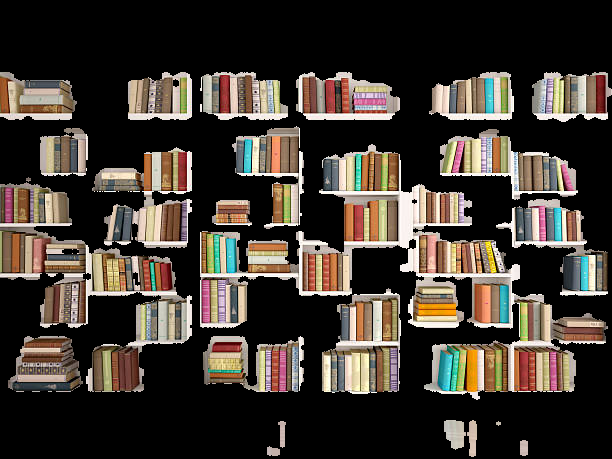
#> input picture EyeCandy/img/img_book_only.png, 612 x 459 px, found by its file name
$ python separate_books_v2.py   (older library calls are emulated)
#> lines starting #> are read from the running program, lines starting #| are printed output that depends on the picture
import numpy as np
import cv2 as cv
import glob, os

###########################
# v2의 주제 = 여러가지 커널 사용
# 1. [ ㅡ , | , /, \] 네가지 방향의 커널 사용해보기
# 2. gradient 커널 사용해보기
#
#
###########################
# erode : 침식. open은 노이즈 없애기위해 erode -> delite
# delite와 close는 그 반대

###########################
# [ houghlineP ]
# 더미가 나뉘어져있으니까 houghlineP를 사용해도 되지 않을까?
#  더미 하나씩 작업

# [  ]
#
#
###########################

def display(winname, img):
    cv.moveWindow(winname, 500, 0)
    cv.namedWindow(winname, cv.WINDOW_NORMAL)
    cv.imshow(winname, img)
    cv.waitKey(0)


def preprocessing(img):
    img_org = cv.imread('C:/dev/Object-detection/EyeCandy/img/bookshelf_04.jpg')
    ##### 1. vertical (잘세워진 책들 검출)
    # 1. kernel
    v_kernel = np.ones((3, 3), np.uint8)
    #morphologyEx
    v_opening = cv.morphologyEx(img_org.copy(), cv.MORPH_GRADIENT, v_kernel, iterations=2)

    # contours
    hierarchy, contours, hierarchy = cv.findContours(v_opening, cv.RETR_CCOMP, cv.CHAIN_APPROX_SIMPLE)
    for i in range(len(contours)):
        if hierarchy[0][i][3] == -1:
            cv.drawContours(img, contours, i, (255, 0, 0), 1)

    display('sep_coins', img)
    #
    # # 2. 그레이 스케일
    # v_gray = cv.cvtColor(v_opening, cv.COLOR_BGR2GRAY)
    #
    # # 3. 책 사이 간격 벌리기
    # kernel = np.ones((2, 1), np.uint8)
    # v_erode  = cv.morphologyEx(v_gray, cv.MORPH_ERODE, kernel, iterations=2)
    # display('v_erode', v_erode)
    #
    # # 4. contour로 넓이검사 -> 너무 넓으면 다른 방향의 책. 0으로 치환하자.
    # ret, img_binary = cv.threshold(img, 0, 255, 0)
    # display('img_binary', img_binary)
    #
    # ##### 1. horizontal (누운 책들 검출)
    # h_kernel = np.ones((2, 11), np.uint8)
    # # morphologyEx
    # h_opening = cv.morphologyEx(img.copy(), cv.MORPH_OPEN, h_kernel, iterations=2)
    #
    # # 2. 그레이 스케일
    # h_gray = cv.cvtColor(h_opening, cv.COLOR_BGR2GRAY)
    #
    # # 3. 책 사이 간격 벌리기
    # h_kernel = np.ones((1, 2), np.uint8)
    # h_erode  = cv.morphologyEx(h_gray, cv.MORPH_ERODE, h_kernel, iterations=2)
    # display('h_erode', h_erode)

    return img


def contours(img, img_color):

    img_for_save = img_color.copy()

    # 1/ Threshold
    ret, img_binary = cv.threshold(img, 127, 255, 0)
    display("img_binary", img_binary)

    # 2. Contour 찾기
    imgs,contours, hierarchy = cv.findContours(img_binary, cv.RETR_LIST, cv.CHAIN_APPROX_SIMPLE)

    # 3. 기존에 저장된 이미지 파일 삭제
    path = "C:/dev/Object-detection/EyeCandy/books/"
    files = '*.jpg'  # 찾고 싶은 확장자
    for file in glob.glob(os.path.join(path, files)):
        os.remove(file)


    ## 4. countour 그리고 저장하기.
    count = 0
    rect = []
    for cnt in contours:
        ## 1.  사각형 만들어 좌표얻기.
        x, y, w, h = cv.boundingRect(cnt)
        cv.rectangle(img_color, (x, y), (x + w, y + h), (3, 255, 4), 1)     # contour 그리기
        rect.append([(x, y), (x + w, y + h)])                               # rect에 좌표 저장 [Left_Top, Right_Bottom]

        ## 2. 각각의 책 이미지 저장 ##
        img_result = img_for_save[y: y + h, x: x + w]
        img_path = f"C:/dev/Object-detection/EyeCandy/books/img{count}.jpg"
        cv.imwrite(img_path,img_result)

        count = count + 1

    display("result", img_color)
    return img, rect


def main():
    img = cv.imread('C:/dev/Object-detection/EyeCandy/img/img_book_only.png')
#> img is the input picture: shape (459, 612, 3); mean B, G, R 50.4, 57.9, 65.4
    img_org = cv.imread('C:/dev/Object-detection/EyeCandy/img/bookshelf_04.jpg')
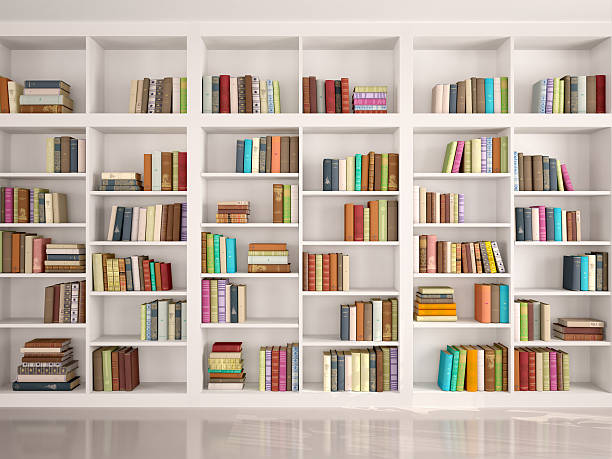
#> input picture EyeCandy/img/bookshelf_04.jpg, 612 x 459 px, found by its file name
#> img_org is the input picture: shape (459, 612, 3); mean B, G, R 164.8, 176.3, 190.1
    display('img',img)
    # 전처리
    img = preprocessing(img)
#> in preprocessing, `v_opening = cv.morphologyEx(img_org.copy(), cv.MORPH_GRADIENT, v_kerne..`:
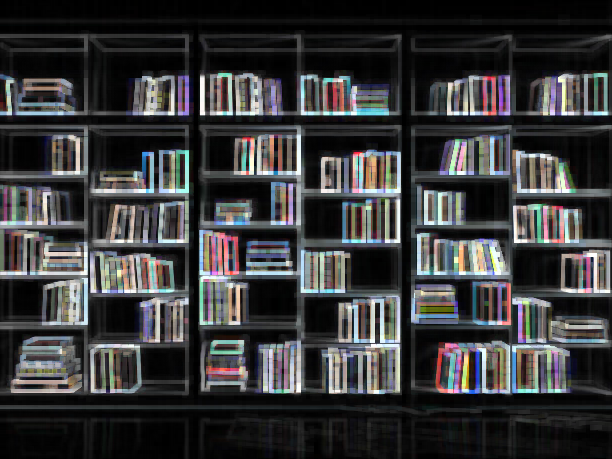
#> v_opening: shape (459, 612, 3); mean B, G, R 58, 57.1, 57

    # contours
    #img, rect = contours(img,img_org)
    #print(rect)


if __name__ == "__main__":
#> (the run stopped early here; a loop or call above may not have finished)
